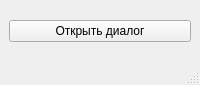
<?xml version="1.0" encoding="UTF-8"?>
<ui version="4.0">
 <class>MainWindow</class>
 <widget class="QMainWindow" name="MainWindow">
  <property name="geometry">
   <rect>
    <x>0</x>
    <y>0</y>
    <width>200</width>
    <height>85</height>
   </rect>
  </property>
  <property name="windowTitle">
   <string>MainWindow</string>
  </property>
  <widget class="QWidget" name="centralwidget">
   <layout class="QGridLayout" name="gridLayout">
    <item row="0" column="0">
     <widget class="QPushButton" name="pushButton">
      <property name="text">
       <string>Открыть диалог</string>
      </property>
     </widget>
    </item>
   </layout>
  </widget>
  <widget class="QMenuBar" name="menubar">
   <property name="geometry">
    <rect>
     <x>0</x>
     <y>0</y>
     <width>200</width>
     <height>22</height>
    </rect>
   </property>
  </widget>
  <widget class="QStatusBar" name="statusbar"/>
 </widget>
 <resources/>
 <connections/>
</ui>
